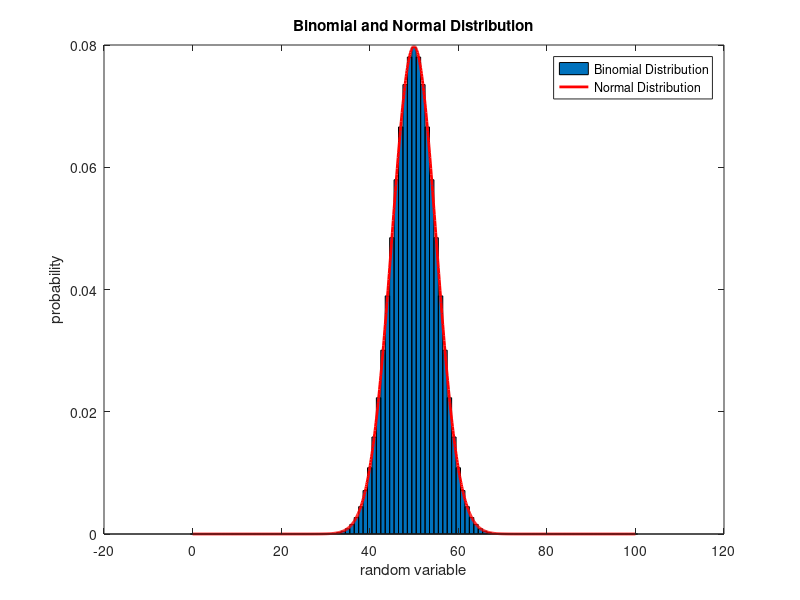
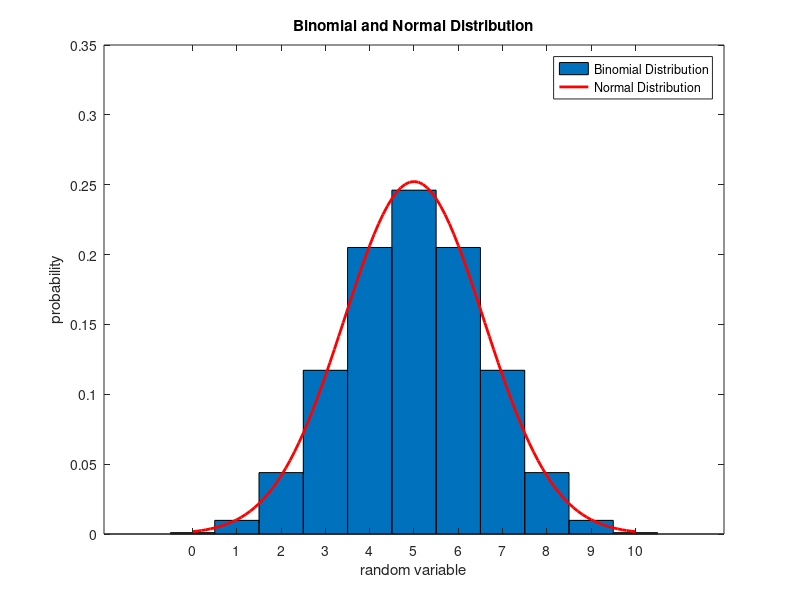

Reproduce these figures in MATLAB, in order.
%Verifying the approximation where Binomial Distribution tends to Normal
%Distribution
n = 100;              %number of trials
x = 0:100;            %number of successes
p = 0.5;              %probability of success
y = binopdf(x, n, p); %calculating PMF of Binomial Distribution for given parameters

mean = n*p;                    %Mean of Normal Distibution
sigma = sqrt(n*p*(1-p));       %Standard deviation of Normal Distribution
x2 = 0:0.1:n;
y2 = normpdf(x2, mean, sigma); %Calculating PDF of Normal Distributions for given parameters

%plotting PMF of Binomial Distribution and PDF of Normal Distribution for
%comparison
figure
bar(x, y, 1)
hold on
plot(x2, y2, "r-", "LineWidth", 2)
xlabel("random variable")
ylabel("probability")
title("Binomial and Normal Distribution")
legend("Binomial Distribution", "Normal Distribution")
hold off


%Taking the case where approximation doesn't hold
n = 10;                %number of trials
x = 0:10;              %number of successes
p = 0.5;               %probability of success
y = binopdf(x, n, p);  %PMF of Binomial Distribution for given parameters

mean = n*p;                    %mean of Normal Distribution
sigma = sqrt(n*p*(1-p));       %standard deviation of Normal Distribution
x2 = 0:0.1:n;
y2 = normpdf(x2, mean, sigma); %PDF of Normal Distribution for given parameters

%plotting the PMF of Binomial Distribution and PDf of Normal Distribution
%for comparison
figure
bar(x, y, 1)
hold on
plot(x2, y2, "r-", "LineWidth", 2)
xlabel("random variable")
ylabel("probability")
title("Binomial and Normal Distribution")
legend("Binomial Distribution", "Normal Distribution")
hold off